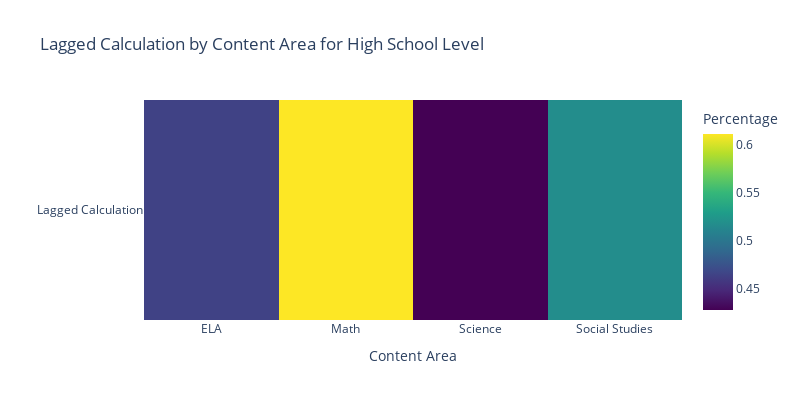

Notebook source saved alongside this figure:
### Markdown cell above
### 📊 Visual EDA

### Code cell
# Specify the school level you want to focus on
selected_school_level = 'High'

# Filter the data for "All Students" student group and the selected school level
data = weighted_average_metrics[(weighted_average_metrics['student_group'] == 'All Students') & (weighted_average_metrics['school_lvl'] == selected_school_level)]

# Get the unique content areas for the selected school level
content_areas = data['subject_area'].unique()

# Create a 2D array to store the heatmap values
z_data = []

# Iterate over content areas
for content_area in content_areas:
    # Filter the data for the current content area
    content_area_data = data[data['subject_area'] == content_area]
    
    # Get the lagged calculation values for the current content area
    lagged_values = content_area_data['pctm_pp'].values
    
    # Append the lagged calculation values to the z_data list, ignoring NaN values
    z_data.append([value for value in lagged_values if not np.isnan(value)])

# Create the heatmap trace
heatmap = go.Heatmap(
    x=content_areas,
    y=['Lagged Calculation'],
    z=z_data,
    colorscale='viridis',
    colorbar=dict(title='Percentage')
)

# Create the figure and add the heatmap
fig = go.Figure(data=heatmap)

# Customize the layout
fig.update_layout(
    title=f'Lagged Calculation by Content Area for {selected_school_level} School Level',
    xaxis=dict(title='Content Area'),
    yaxis=dict(title=''),
    height=400,
    width=800
)

# Show the heatmap
fig.show()

### Figure 1 — Plotly figure (JSON) as saved in the notebook; plotly's stock layout.template omitted (floating-point values rounded to 4 significant figures; data arrays with more than 128 entries replaced by an {"elided": "..."} marker saying what was removed)
{"data": [{"colorbar": {"title": {"text": "Percentage"}}, "colorscale": [[0, "#440154"], [0.1111, "#482878"], [0.2222, "#3e4989"], [0.3333, "#31688e"], [0.4444, "#26828e"], [0.5556, "#1f9e89"], [0.6667, "#35b779"], [0.7778, "#6ece58"], [0.8889, "#b5de2b"], [1, "#fde725"]], "type": "heatmap", "x": ["ELA", "Math", "Science", "Social Studies"], "y": ["Lagged Calculation"], "z": {"elided": "4 rows, 397 float values in total"}}], "layout": {"height": 400, "title": {"text": "Lagged Calculation by Content Area for High School Level"}, "width": 800, "xaxis": {"title": {"text": "Content Area"}}, "yaxis": {"title": {"text": ""}}}}
